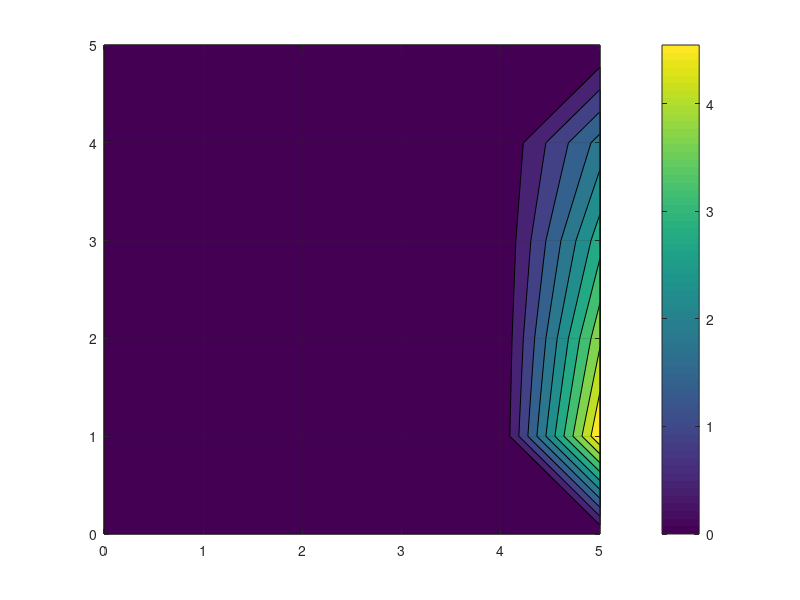

MATLAB code to generate this figure:
%%%%%%%%%%%%%%%%%%%%%%%%%%%%%%%%%%%%%%%%%%%%%%%%%%%%%%%%
%%%%%%%%%%%%%%%%%%%%%%%%%%%%%%%%%%%%%%%%%%%%%%%%%%%%%%%%
%FINITE DIFFERENCE DISCRETIZATION OF THE TWO DIMENSIONAL LAPLACE EQUATION
%%%%%%%%%%%%%%%%%%%%%%%%%%%%%%%%%%%%%%%%%%%%%%%%%%%%%
% DISCRETIZATION: : SECOND ORDER CENTRAL DIFFERENCE SCHEME
%%%%%%%%%%%%%%%%%%%%%%%%%%%%%%%%%%%%%%%%%%%%%%%%%%%%%%%%
% CODE WRITTEN BY: NAHOM ALEMSEGED WORKU
% GENERAL EQUATION: D2P/DX2 + D2P/DY2 = 0
% BOUNDARY CONDITION: P = 0 @ X=0, P = Y+1 @ X = 5, DP/DY = 0 @Y = 0,Y = 5
% DOMAIN = [0 X 5] [0 X 5]
%%%%%%%%%%%%%%%%%%%%%%%%%%%%%%%%%%%%%%%%%%%%%%%%%%%%%%%%
% VARIABLE DECLERATION
Xp = 5;    Yp = 5;
nx = 6;    ny = 6;
dx = Xp/(nx-1);    dy = Yp/(ny - 1);
P = zeros(nx,ny);
Pd = zeros(nx,ny);
X = [0:dx:Xp];          Y = [0:dy:Yp]';
maxit = 500;
% BOUNDARY CONDITIONS
YPP = [Yp-1:-dy:1];
P([2:5],end)  = YPP + 1;
    for j = Yp+1:-dy:2
       P(1,j-1) = P(1,j);
       P(end,j-1) = P(end,j)
    end
%    FIND PRESSURE TERMS
for it = 1:maxit
    pd = P;
    for i=2:nx-1
        for j=2:ny-1
            P(i,j) = (((dy^2).*(Pd(i-1,j) + Pd(i+1,j))) +  ((dx^2).*(Pd(i,j-1) + Pd(i,j+1)))) / (2.*((dx^2) + (dy^2)))
        end
    end
end

 contourf(X,Y,P)
 colorbar;
grid on;
% quiver(X,Y,P)




    
    
    
    
